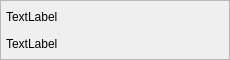
<?xml version="1.0" encoding="UTF-8"?>
<ui version="4.0">
 <class>RevelationListItemClass</class>
 <widget class="QWidget" name="RevelationListItemClass">
  <property name="geometry">
   <rect>
    <x>0</x>
    <y>0</y>
    <width>230</width>
    <height>60</height>
   </rect>
  </property>
  <property name="windowTitle">
   <string>RevelationListItem</string>
  </property>
  <layout class="QGridLayout" name="gridLayout">
   <property name="leftMargin">
    <number>0</number>
   </property>
   <property name="topMargin">
    <number>0</number>
   </property>
   <property name="rightMargin">
    <number>0</number>
   </property>
   <property name="bottomMargin">
    <number>0</number>
   </property>
   <item row="0" column="0">
    <widget class="QFrame" name="frame">
     <property name="frameShape">
      <enum>QFrame::StyledPanel</enum>
     </property>
     <property name="frameShadow">
      <enum>QFrame::Raised</enum>
     </property>
     <layout class="QGridLayout" name="gridLayout_2">
      <property name="leftMargin">
       <number>5</number>
      </property>
      <property name="topMargin">
       <number>5</number>
      </property>
      <property name="rightMargin">
       <number>5</number>
      </property>
      <property name="bottomMargin">
       <number>5</number>
      </property>
      <item row="0" column="0">
       <widget class="QLabel" name="labelTitle">
        <property name="text">
         <string>TextLabel</string>
        </property>
       </widget>
      </item>
      <item row="1" column="0">
       <widget class="QLabel" name="labelDeadline">
        <property name="text">
         <string>TextLabel</string>
        </property>
       </widget>
      </item>
     </layout>
    </widget>
   </item>
  </layout>
 </widget>
 <layoutdefault spacing="6" margin="11"/>
 <resources/>
 <connections/>
</ui>
